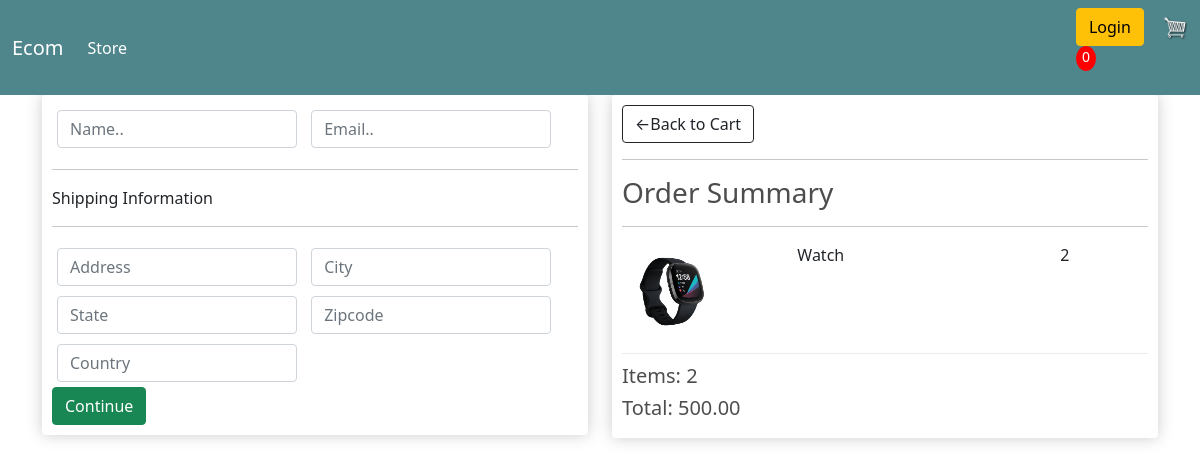
The app's page /checkout/ (signed in) with its own data.
### store/models.py (models this page shows, shortened)
class OrderItem(models.Model):
    Product = models.ForeignKey(Product, on_delete=models.SET_NULL,blank=True,null=True)
    order = models.ForeignKey(Order,on_delete=models.SET_NULL,blank=True,null=True)
    quantity = models.IntegerField(default=0,null=True,blank=True)
    date_added = models.DateTimeField(auto_now_add=True)
    @property
    def get_total(self):
        total = self.Product.price * self.quantity
        return total

class Product(models.Model):
    name = models.CharField(max_length=200,null=True)
    price = models.FloatField()
    digital = models.BooleanField(default=False, null=True, blank=True)
    image = models.ImageField(null=True,blank=True)
    @property
    def imageURL(self):
        try:
            url= self.image.url
            print(url)
        except:
            url=''
        return url

class Order(models.Model):
    customer = models.ForeignKey(Customer, on_delete=models.SET_NULL,blank=True, null=True)
    date_order = models.DateTimeField(auto_now_add=True)
    complete = models.BooleanField(max_length=False,null=True,blank=False)
    transaction_id=models.CharField(max_length=200,null=True)
    @property
    def get_cart_total(self):
        orderitems = self.orderitem_set.all()
        total = sum([item.get_total for item in orderitems])
        return total
    @property
    def get_cart_items(self):
        orderitems = self.orderitem_set.all()
        total = sum([item.quantity for item in orderitems])
        return total

### store/views.py (the view)
# urls.py: path('checkout/',views.checkout,name='checkout'),
def checkout(request):
    if request.user.is_authenticated:
        customer = request.user.customer
        order, created = Order.objects.get_or_create(customer=customer,complete=False)
        items = order.orderitem_set.all()
    else:
        items=[]
        order = {'get_cart_total':0,'get_cart_items':0}
    context ={'items': items,'order':order}
    return render(request, 'store/checkout.html',context)

### store/templates/store/checkout.html (shortened to what this page needs)
{% extends 'store/main.html' %}
{% load static %}
{% block content %}
<div class="row">
    <div class="col-lg-6">
        <div class="box-element" id="form-wrapper">
            <form id="form">
                <div id="user-info">
                    <div class="form-field">
                        <input required class="form-control" type="text" name="name" placeholder="Name..">
                    </div>
                    <div class="form-field">
                        <input required class="form-control" type="text" name="email" placeholder="Email..">
                    </div>
                </div>
                <div id="shipping-info">
                    <hr>
                    <p>Shipping Information</p>
                    <hr>
                    <div class="form-field">
                        <input class="form-control" type="text" name="address" placeholder="Address" >
                    </div>
                    <div class="form-field">
                        <input class="form-control" type="text" name="city" placeholder="City" >
                    </div>
                    <div class="form-field">
                        <input class="form-control" type="text" name="state" placeholder="State" >
                    </div>
                    <div class="form-field">
                        <input class="form-control" type="text" name="zipcode" placeholder="Zipcode" >
                    </div>
                    <div class="form-field">
                        <input class="form-control" type="text" name="country" placeholder="Country" >
                    </div>
                </div>
                <input id="form-button" class="btn btn-success btn-block" type="submit" value="Continue">
            </form>
        </div>
        <br>
    </div>
    <div class="col-lg-6">
        <div class="box-element" >
            <a class="btn btn-outline-dark" href="{% url 'cart' %}">&#x2190;Back to Cart</a>
        <hr>
        <h3>Order Summary</h3>
        <hr>
        {% for item in items %}
        <div class="cart-row">
            <div style="flex:2"><img class="row-image" src="{{item.Product.imageURL}}" alt=""></div>
            <div style="flex:2"><p>{{item.Product.name}}</p></div>
            <div style="flex:1"><p>{{item.project.price}}</p></div>
            <div style="flex:1"><p>{{item.quantity}}</p></div>
        </div>
        {% endfor %}
        <h5>Items: {{order.get_cart_items}}</h5>
        <h5>Total: {{order.get_cart_total| floatformat:2}}</h5>
        </div>
    </div>
</div>
{% endblock %}

### static/css/main.css (style rules this page uses)
h1,h2,h3,h5,h6 { color:hsl(0, 0%, 30%) }
.box-element { box-shadow: hsl(0,0%,80%) 0 0 16px; background-color: #fff; border-radius: 4px; padding: 10px; }
.col-lg-4,.col-lg-6,.col-lg-12 { margin-top:10px; }
.btn { border-radius: 0; }
.row-image { width: 100px; }
.form-field { width: 250px; display: inline-block; padding: 5px; }
.cart-row { display: flex; align-items: flex-stretch; padding-bottom: 10px; margin-bottom: 10px; border-bottom: 1px solid #ececec; }

### records on screen
OrderItem: Product.imageURL (picture), Product.name "Watch", quantity "2"
Order: get_cart_items "2", get_cart_total "500.00"
